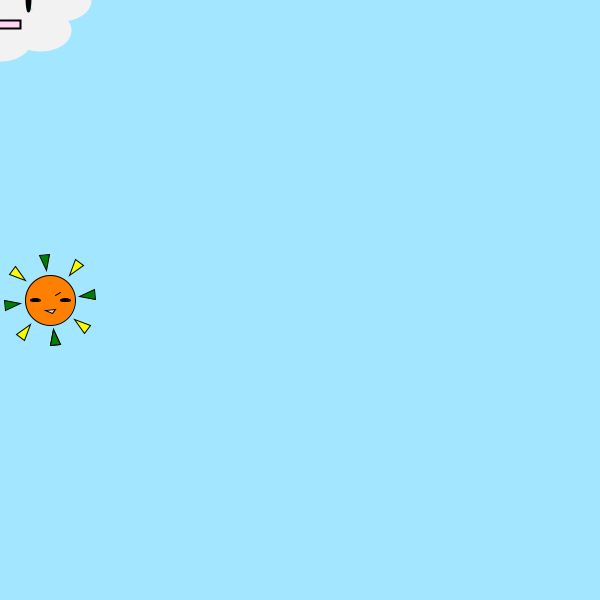
Frame 1 (no input)
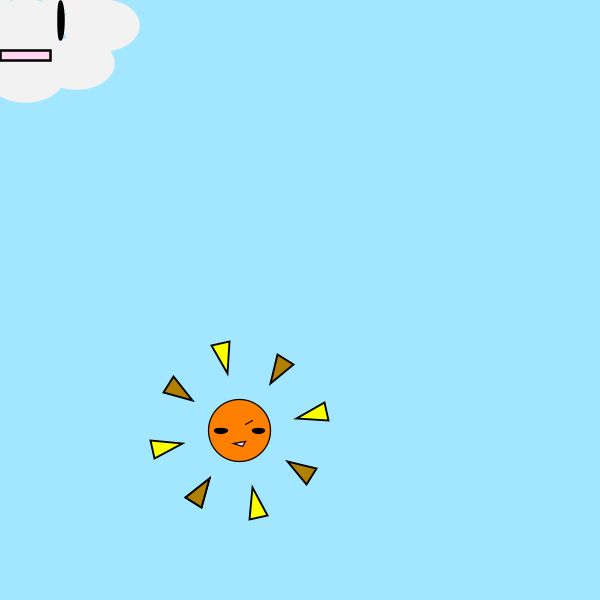
Frame 60 (the mouse pressed at the canvas centre just before this capture)
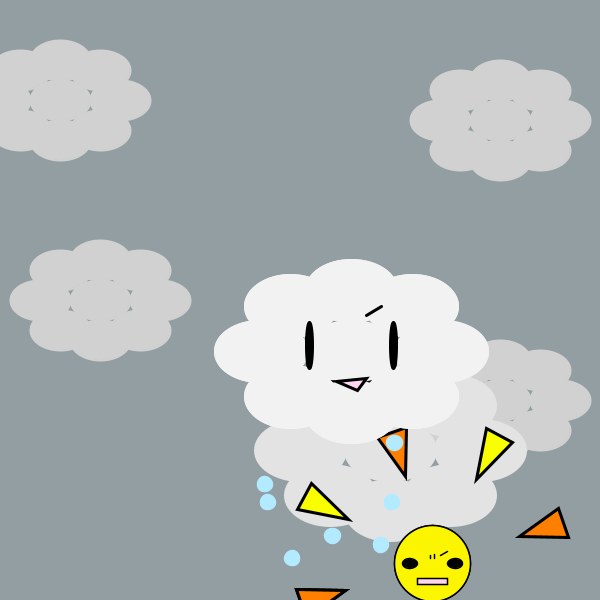
Frame 120 (the mouse held since frame 60 and released just before this capture)

The Processing sketch that drew these frames (run headless with seeded random() and noise(); from frame 60 on, the mouse is pressed at the canvas centre):

// Processing sketch: processing_126787
// ── processing_126787.pde

int x, y;
int vx, vy;




///////////
float[] xBall;
float[] yBall;
color[] cBall;
int numberOfBalls = 50;
int radius=5;


///////////


void setup() {
  size(600, 600);
 x=0 ;
y=250 ;
  vx=3;
  vy=2;
  
  

  ///////
smooth();
 xBall = new float[numberOfBalls];
 yBall = new float[numberOfBalls];
 cBall = new color[numberOfBalls];
 for(int i=0;i<numberOfBalls;i++){
   xBall[i] = random(radius,100);
   yBall[i] = random(radius,100);
   cBall[i] = color(#B2EAFF);
 }


   



//////  
}





void draw() {
  background(#A2E7FF);


if (mousePressed) {
  

   background(#929EA2);
   

//////////


//  for(int i=0;i<numberOfBalls;i++){
 //  moveBall(i);
 //  drawBall(i);
   
   
   
   
 //}
 
//////////
   pushMatrix();
 scale(2);
  stroke(#D1D1D1);
  fill(#D1D1D1);
  
  
  ellipse(30, 30, 30, 20);
  ellipse(30, 70, 30, 20);

  ellipse(50, 35, 30, 20);
  ellipse(50, 65, 30, 20);

  ellipse(10, 35, 30, 20);
  ellipse(10, 65, 30, 20);

  ellipse(0, 50, 30, 20);
  ellipse(60, 50, 30, 20);

  ellipse(30, 50, 30, 20);
  
  
 //2
 ellipse(50, 130, 30, 20);
  ellipse(50, 170, 30, 20);


  ellipse(70, 135, 30, 20);
  ellipse(70, 165, 30, 20);

  ellipse(30, 135, 30, 20);
  ellipse(30, 165, 30, 20);

  ellipse(20, 150, 30, 20);
  ellipse(80, 150, 30, 20);

  ellipse(50, 150, 30, 20);

//2
 
 ellipse(250, 180, 30, 20);
  ellipse(250, 220, 30, 20);


  ellipse(270, 185, 30, 20);
  ellipse(270, 215, 30, 20);

  ellipse(230, 185, 30, 20);
  ellipse(230, 215, 30, 20);

  ellipse(220, 200, 30, 20);
  ellipse(280, 200, 30, 20);

  ellipse(250, 200, 30, 20);
  
  //2
 ellipse(250, 40, 30, 20);
  ellipse(250, 80, 30, 20);


  ellipse(270, 45, 30, 20);
  ellipse(270, 75, 30, 20);

  ellipse(230, 45, 30, 20);
  ellipse(230, 75, 30, 20);

  ellipse(220, 60, 30, 20);
  ellipse(280, 60, 30, 20);

  ellipse(250, 60, 30, 20);

  
  
 


popMatrix();



pushMatrix();

scale(3);
  stroke(#E3E3E3);
  fill(#E3E3E3);


ellipse(130, 130, 30, 20);
  ellipse(130, 170, 30, 20);

  ellipse(150,135, 30, 20);
  ellipse(150, 165, 30, 20);

  ellipse(110,135, 30, 20);
  ellipse(110, 165, 30, 20);

  ellipse(100, 150, 30, 20);
  ellipse(160, 150, 30, 20);

  ellipse(130, 150, 30, 20);
  


popMatrix();




}







  chara(x, y);

  x=x+vx ;
  y= y + vy ;


  if (x>500)vx = -vx ;
  if (x<0)vx = -vx ;

  if (y>500)vy = -vy ;
  if (y<0)vy = -vy ;


  //kao


 if (mousePressed) {
rain(x,y);
//chara3(x,y);
 }

chara3(x,y);


}




void chara(int a, int b) {
  pushMatrix();
  translate(a, b);
  scale(map(a, 0, 700, 1, 2));
  
 ////////////////////
 
  
  
  strokeWeight(1);
  fill(225);
  stroke(0);


 strokeWeight(1);
  stroke(0);


  //kao


  stroke(0, 0, 0);
  fill(255,128,0);
  //fill(mouseX, mouseY, 0);
 // fill(map(a, 0, 600, 0, 255), map( b, 0, 600, 0, 255), 0);
  ellipse(50, 50, 50, 50);
  
  
stroke(0, 0, 0);
  fill(0, 0, 0);

  ellipse(35, 50, 10, b/80);
  ellipse(65, 50, 10, b/80);
  line(55, 45, 60, 42);

  

  noFill();
  fill(255, 214, 240);
  triangle(45, 60, 52, 63, 55, 59);
  
  
    
 //yellow 
if (mousePressed) {
    fill(#FCF500);
    ellipse(50, 50, 50, 50);
    
    stroke(0, 0, 0);
  fill(0, 0, 0);

  ellipse(35, 50, 10, b/80);
  ellipse(65, 50, 10, b/80);
  line(55, 45, 60, 42);

  //mayu
  line(49, 45, 49, 47);
  line(51, 44, 51, 47);

 
 //kuti
  noFill();
  fill(255, 214, 240);
 // triangle(45, 60, 52, 63, 55, 59);
  
  
    rect(40, 60, 20, 4);
  }


  //ellipse(50,50,65,65);

  pushMatrix();
  translate(50, 50);
  scale(map(a, 0, 700, 1, 3));
  rotate(map(b, 0, 600, 0, radians(200)));

  fill(a, 128, 0);
  triangle(-5, -45, 0, -30, 5, -45);
  triangle(-5, 45, 0, 30, 5, 45);
  triangle(-45, -5, -45, 5, -30, 0);
  triangle(45, -5, 45, 5, 30, 0);
  triangle(45, -5, 45, 5, 30, 0);
  //arc(35,35,35,35,radians(-20),radians(20));
  fill(250, b, 0);
  triangle(-30, -37, -37, -30, -22, -22);
  triangle(30, -37, 37, -30, 22, -22);
  triangle(-30, 37, -37, 30, -22, 22);
  triangle(30, 37, 37, 30, 22, 22);




  popMatrix();

  popMatrix();
}










void moveBall(int idx){
  yBall[idx] += idx;
  if( yBall[idx] - radius > width){
    yBall[idx] = -radius; //gamen no hidari hashi ni idou
  }
}
void drawBall(int idx){
   stroke(cBall[idx]);
   fill(cBall[idx]);
   ellipse(xBall[idx],yBall[idx],2*radius,2*radius);
}






void chara3(int a, int b) {
  pushMatrix();
  translate(mouseX-100, mouseY-100) ;
   scale(map(a, 0, 700, 1, 2));
  strokeWeight(1);
  stroke(0);
  
 
 scale(2);
  stroke(#F2F2F2);
  fill(#F2F2F2);
  ellipse(50, 30, 30, 20);
  ellipse(50, 70, 30, 20);


  ellipse(70, 35, 30, 20);
  ellipse(70, 65, 30, 20);

  ellipse(30, 35, 30, 20);
  ellipse(30, 65, 30, 20);

  ellipse(20, 50, 30, 20);
  ellipse(80, 50, 30, 20);

  ellipse(50, 50, 30, 20);




stroke(0, 0, 0);
 fill(0, 0, 0);

////////
ellipse(36,48,2,15);
ellipse(64,48,2,15);

noFill();
  fill(255, 214, 240);
  
 rect(40, 60, 20, 4);





///////////////////



 if (mousePressed) {

   
   
 stroke(#F2F2F2);
  fill(#F2F2F2);
  ellipse(50, 30, 30, 20);
  ellipse(50, 70, 30, 20);


  ellipse(70, 35, 30, 20);
  ellipse(70, 65, 30, 20);

  ellipse(30, 35, 30, 20);
  ellipse(30, 65, 30, 20);

  ellipse(20, 50, 30, 20);
  ellipse(80, 50, 30, 20);

  ellipse(50, 50, 30, 20);





    stroke(0, 0, 0);
    fill(0, 0, 0);

////////
ellipse(36,48,2,15);
ellipse(64,48,2,15);

  
   
   
    
noFill();
fill(255,214,240);
triangle(45, 60, 52, 63, 55, 59);
  
line(55,38,60,35);
    
    
 }    





/*if (mousePressed) {
  
ellipse(35, 50, 10, b/80);
ellipse(65, 50, 10, b/80);
line(55, 45, 60, 42);


ellipse(35, 50, 10, mouseY/80);
ellipse(65, 50, 10, 5);

    //mayu

line(55, 44, 60, 43);
line(60, 43, 62, 43);

line(45, 44, 40, 43);
line(40, 43, 38, 43);


}
*/



  
  
  
  
  
  
  popMatrix();
}





void rain(int a, int b) {
  pushMatrix();
  translate(mouseX-50, mouseY+10) ;
   scale(map(a, 0, 700, 1, 2));
  strokeWeight(1);
  stroke(0);


  // scale(map(mouseX, 0, 700, 1, 3));

  for (int i=0;i<numberOfBalls;i++) {
    moveBall(i);
    drawBall(i);
  }
  popMatrix();
}
